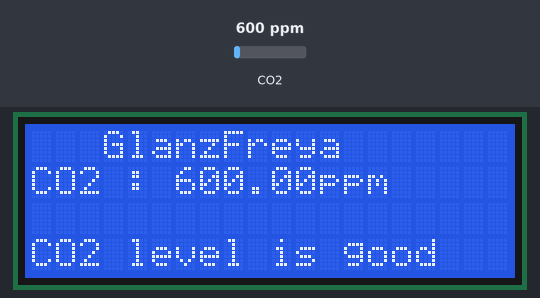
Recording of a sketch running on a simulated Arduino Uno, built with avr-gcc and run on an emulated ATmega328P. Parts: 20×4 character LCD. The inputs (shaded band) are chosen by the test bench; at power-on: CO2 600 ppm. What the sketch prints to the serial monitor is not drawn.

Above: at 4.7 s.
4.8 s: CO2 set to 965 ppm
At 7.4 s:
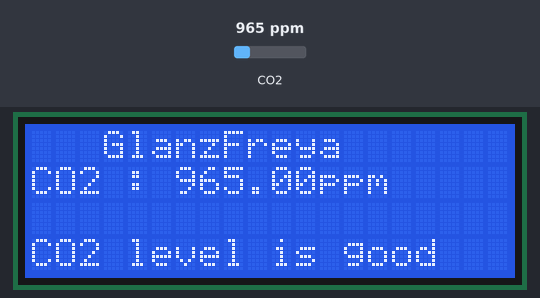
7.7 s: CO2 set to 1044 ppm
At 9.8 s:
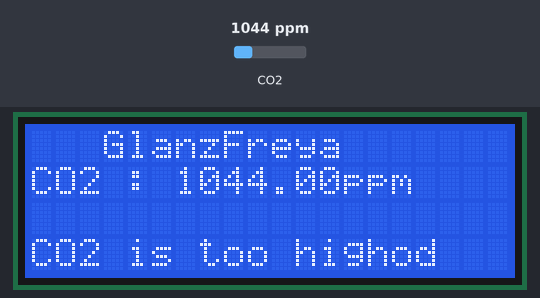
11.0 s: CO2 set to 452 ppm
At 13.5 s:
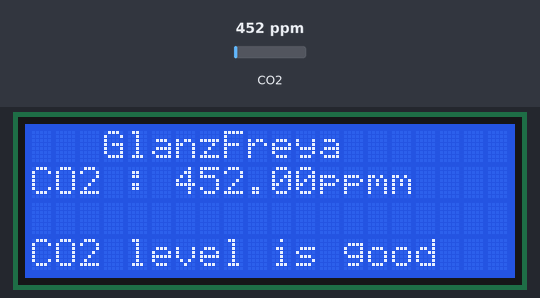
Timing chart, 0 to 15.0 s (numbered marks = the images above; inputs shaded):
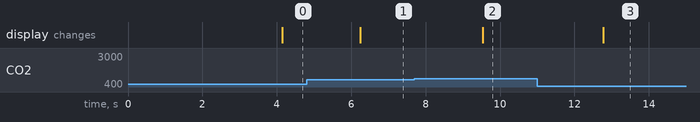

The sketch:

MQ135_LCD_CO2.ino
```cpp
#include <LiquidCrystal_I2C.h>
#include "MQ135.h"
#define ANALOGPIN A2    //  Define Analog PIN on Arduino Board
#define RZERO 4668.29    //  Define RZERO Calibration Value
const int redLED = 7;
const int greenLED = 8;
MQ135 gasSensor = MQ135(ANALOGPIN);
LiquidCrystal_I2C lcd(0x27, 20,4);
void setup()
{
  lcd.init();
  lcd.clear();
  lcd.backlight();
  Serial.begin(9600);
  float rzero = gasSensor.getRZero();
  delay(3000);
  Serial.print("MQ135 Calibration Value : ");
  Serial.println(rzero);
}

void loop() {
  float ppm = gasSensor.getPPM();
  delay(1000);
  Serial.print("CO2 ppm value : ");
  Serial.println(ppm);
  lcd.setCursor(0,0);
  lcd.print("   GlanzFreya   ");
  lcd.setCursor(0,1);
  lcd.print("CO2 : ");
  lcd.print(ppm);
  lcd.print("ppm");
  if (ppm > 1000)
  {
    digitalWrite(redLED,HIGH);
    digitalWrite(greenLED,LOW);

    lcd.setCursor(0,0);
    lcd.print("   GlanzFreya   ");
    lcd.setCursor(0,1);
    lcd.print("CO2 : ");
    lcd.print(ppm);
    lcd.print("ppm");
    lcd.setCursor(0,4);
    lcd.print("CO2 is too high");
  }
  else
  {
    digitalWrite(redLED,LOW);
    digitalWrite(greenLED,HIGH);

    lcd.setCursor(0,0);
    lcd.print("   GlanzFreya   ");
    lcd.setCursor(0,1);

    lcd.print("CO2 : ");
    lcd.print(ppm);
    lcd.print("ppm");
    lcd.setCursor(0,3);
    lcd.print("CO2 level is good");
  }
}
```

Measured:
- the behaviour switches between 1000 and 1001 ppm on CO2 (found by bisection; images 1 and 2)
- after the input at 4.8 s, the display: changes after 1.4 s (image 1)
- after the input at 7.7 s, the display: changes after 1.8 s (image 2)
- after the input at 11.0 s, the display: changes after 1.8 s (image 3)
